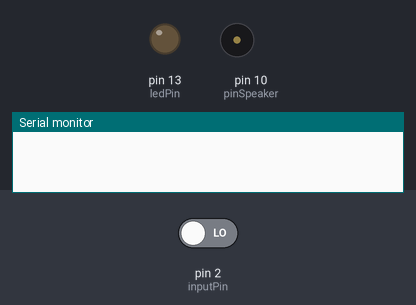
A sketch run on a simulated Arduino Uno, built with avr-gcc and run on an emulated ATmega328P. Shown: output pins drawn as LEDs (lit = HIGH), buzzer (waves = sounding), the last lines printed to the serial monitor. The inputs (shaded band) are chosen by the test bench; at power-on: pin 2 (inputPin) LOW.

Above: at 1.2 s.
1.3 s: pin 2 (inputPin) driven HIGH
At 1.94 s:
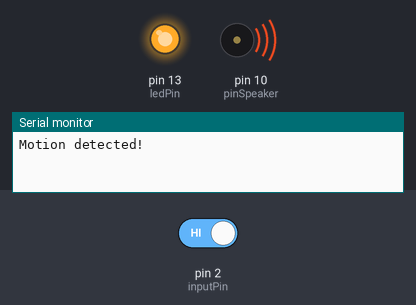
4.3 s: pin 2 (inputPin) driven LOW
At 4.39 s:
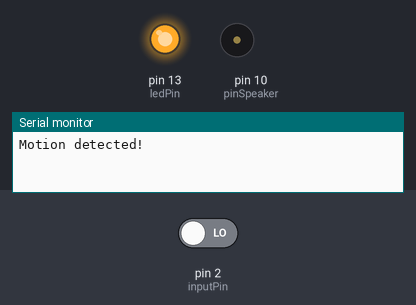
Timing chart, 0 to 7.3 s (numbered marks = the images above; inputs shaded):
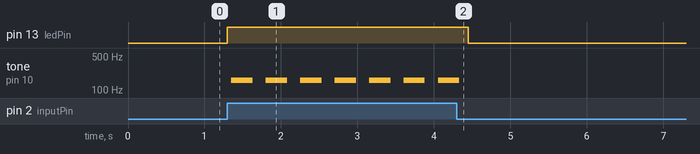

The sketch:

LockBoxTrigger.ino
```cpp
// Uses a PIR sensor to detect movement, buzzes a buzzer
// more info here: http://blog.makezine.com/projects/pir-sensor-arduino-alarm/
//
// based upon:
// PIR sensor tester by Limor Fried of Adafruit
// tone code by michael@thegrebs.com


int ledPin = 13;                // choose the pin for the LED
int inputPin = 2;               // choose the input pin (for PIR sensor)
int pirState = LOW;             // we start, assuming no motion detected
int val = 0;                    // variable for reading the pin status
int pinSpeaker = 10;           //Set up a speaker on a PWM pin (digital 9, 10, or 11)

void setup() {
  pinMode(ledPin, OUTPUT);      // declare LED as output
  pinMode(inputPin, INPUT);     // declare sensor as input
  pinMode(pinSpeaker, OUTPUT);
  Serial.begin(9600);
}

void loop(){
  val = digitalRead(inputPin);  // read input value
  if (val == HIGH) {            // check if the input is HIGH
    digitalWrite(ledPin, HIGH);  // turn LED ON
    playTone(300, 160);
    delay(150);


    if (pirState == LOW) {
      // we have just turned on
      Serial.println("Motion detected!");
      // We only want to print on the output change, not state
      pirState = HIGH;
    }
  } else {
      digitalWrite(ledPin, LOW); // turn LED OFF
      playTone(0, 0);
      if (pirState == HIGH){
      // we have just turned of
      Serial.println("Motion ended!");
      // We only want to print on the output change, not state
      pirState = LOW;
      delay(60000);
    }
  }
}
// duration in mSecs, frequency in hertz
void playTone(long duration, int freq) {
    duration *= 1000;
    int period = (1.0 / freq) * 1000000;
    long elapsed_time = 0;
    while (elapsed_time < duration) {
        digitalWrite(pinSpeaker,HIGH);
        delayMicroseconds(period / 2);
        digitalWrite(pinSpeaker, LOW);
        delayMicroseconds(period / 2);
        elapsed_time += (period);
    }
}
```

Measured:
- after the input at 1.3 s, pin 13 (ledPin): LOW → HIGH at once; tone on pin 10 (pinSpeaker): alternates 160 Hz for 0.28 s and silent for 0.17 s, starting after 0.05 s
- after the input at 4.3 s, pin 13 (ledPin): HIGH → LOW after 0.15 s; tone on pin 10 (pinSpeaker): goes on until 4.3 s, then stays silent
